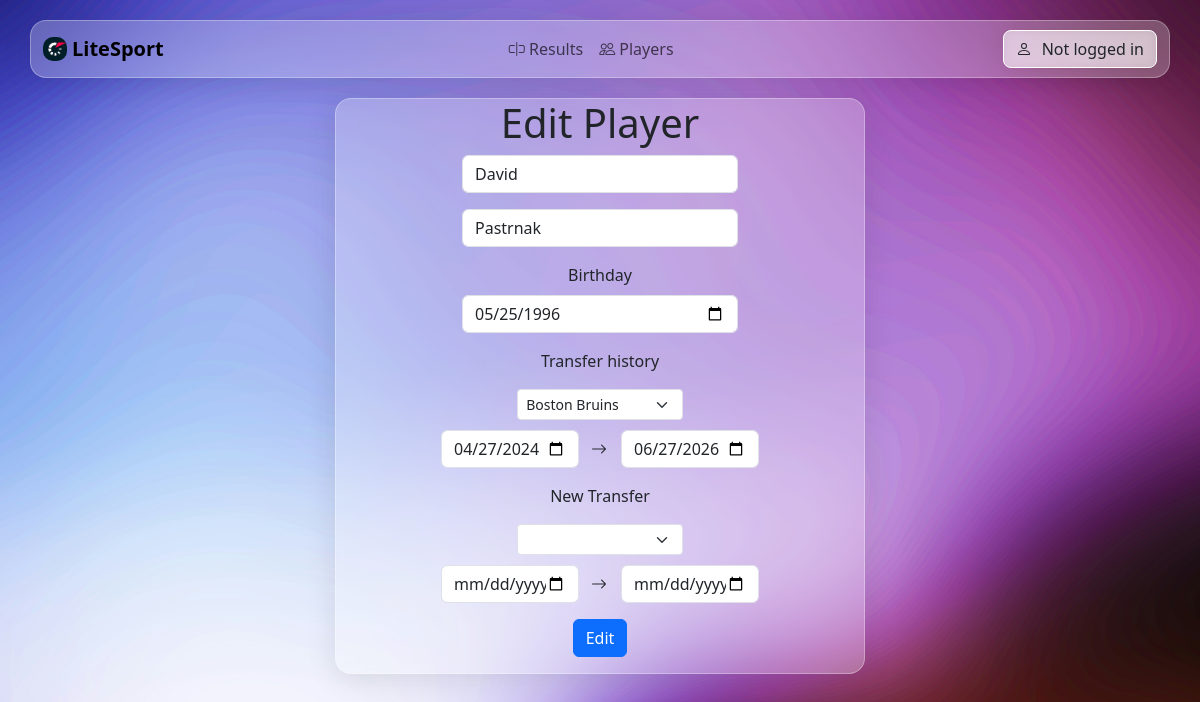
Page /edit-player/2 on the earlier database version.
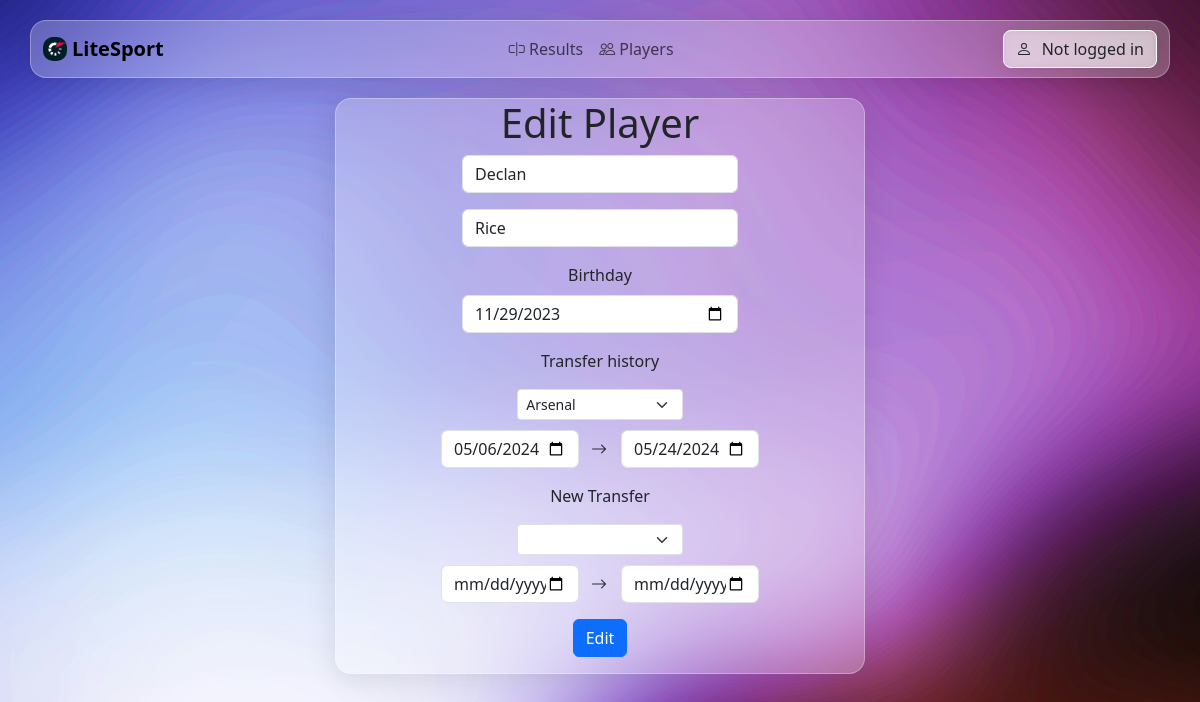
Same page on the later database version.
### base/models.py (models this page shows, shortened)
class Player(models.Model):
    name = models.CharField(max_length=20,blank=False,null=False)
    surname = models.CharField(max_length=20,blank=False,null=False)
    birthdate = models.DateField(blank=False,null=False)

class PlayerHistory(models.Model):
    start_date = models.DateField()
    end_date = models.DateField()
    id_team = models.ForeignKey('Team', on_delete=models.CASCADE)
    id_player = models.ForeignKey('Player', on_delete=models.CASCADE)

class Team(models.Model):
    name = models.CharField(max_length=30,default="",null=False)
    id_category = models.ForeignKey('Category', on_delete=models.CASCADE)
    id_league = models.ForeignKey('League', on_delete=models.CASCADE)

### base/views.py (the view, shortened to what this page needs)
# urls.py: path('edit-player/<int:player_id>',views.edit_player,name="edit_player"),
def edit_player(request, player_id):
    player = Player.objects.get(id=player_id)
    player_history = PlayerHistory.objects.filter(id_player=player_id)
    player_info = {'player': player, 'history': player_history}
    first_history = player_history.first()
    teams = None
    if first_history:
        teams = Team.objects.all().filter(id_category = first_history.id_team.id_category.id)
    context = {
        'title': 'Edit Player',
        'teams': teams,
        'player': player_info
    }
    return render(request,'base/edit_player.html',context)

### base/templates/base/edit_player.html (shortened to what this page needs)
{% extends 'main.html' %}
{% block content %}
<div class="container-lg main-container " style="display: flex; justify-content: center;align-items: center;">
    <div class="glass-effect form-container">
        <div class="col">
            <h1 class="page-title">Edit Player</h1>
            <form method="POST">
                <div class="mb-3">
                    <div class="row">
                        <input type="text" class="form-control" placeholder="Name" value = "{{player.player.name}}" style="max-width: 50%; margin: auto" name="name" >
                    </div>
                </div>
                <div class="mb-3">
                    <div class="row">
                        <input type="text" class="form-control" placeholder="Surname" value = "{{player.player.surname}}" style="max-width: 50%; margin: auto" name="surname" >
                    </div>
                </div>
                <div class="mb-3">
                    <div class="row">
                        <label class="page-title form-label">Birthday</label>
                        <input type="date" class="form-control" placeholder="" value = "{{player.player.birthdate|date:'Y-m-d'}}" style="max-width: 50%; margin: auto" name="birthdaydate" >
                    </div>
                </div>
                <p class="page-title">Transfer history</p>
                {% for history in player.history %}
                    <div class="mb-3">
                        <div class="row">
                            <select class="form-select form-select-sm" name="league" style="max-width: 30%; margin: auto; margin-bottom: 10px;" aria-label=".form-select-sm example">
                                {% for team in teams %}
                                <option value="{{ team.id }}" {% if team.id == history.id_team.id %}selected{% endif %}>{{ team.name }}</option>
                                {% endfor %}
                            </select>
                        </div>
                        <div class="row">
                            <input type="date" class="form-control" value="{{history.start_date|date:'Y-m-d'}}"  style="max-width: 25%; margin-left: auto" name="transferdate" >
                            <i class="bi bi-arrow-right" style="align-self: center;max-width: 42px;"></i>
                            <input type="date" class="form-control" value="{{history.end_date|date:'Y-m-d'}}"  style="max-width: 25%; margin-right: auto" name="transferdate" >
                        </div>
                    </div>
                {% endfor %}
                <div class="mb-3">
                    <div class="row">
                        <p class="page-title">
                            New Transfer
                        </p>
                    </div>
                    <div class="row">
                        <select class="form-select form-select-sm" name="league" style="max-width: 30%; margin: auto; margin-bottom: 10px;" aria-label=".form-select-sm example">
                            <option value="-1"></option>
                            {% for team in teams %}
                            <option value="{{ team.id }}">{{ team.name }}</option>
                            {% endfor %}
                        </select>
                    </div>
                    <div class="row">
                        <input type="date" class="form-control" value="{{history.start_date|date:'Y-m-d'}}"  style="max-width: 25%; margin-left: auto" name="transferdate" >
                        <i class="bi bi-arrow-right" style="align-self: center;max-width: 42px;"></i>
                        <input type="date" class="form-control" value="{{history.end_date|date:'Y-m-d'}}"  style="max-width: 25%; margin-right: auto" name="transferdate" >
                    </div>
                </div>
                <div class="mb-3">
                    <div class="d-flex justify-content-center">
                        <button class="btn btn-primary" name="form1"type="submit">
                            Edit
                        </button>
                    </div>
                </div>
            </form>
        </div>
    </div>
</div>
{% endblock %}

Differences in the rows shown:
removed PlayerHistory: league "Boston Bruins", transferdate "04/27/2024", transferdate "06/27/2026"
changed Player: name "David" → "Declan"; surname "Pastrnak" → "Rice"; birthdaydate "05/25/1996" → "11/29/2023"
added PlayerHistory: league "Arsenal", transferdate "05/06/2024", transferdate "05/24/2024"
